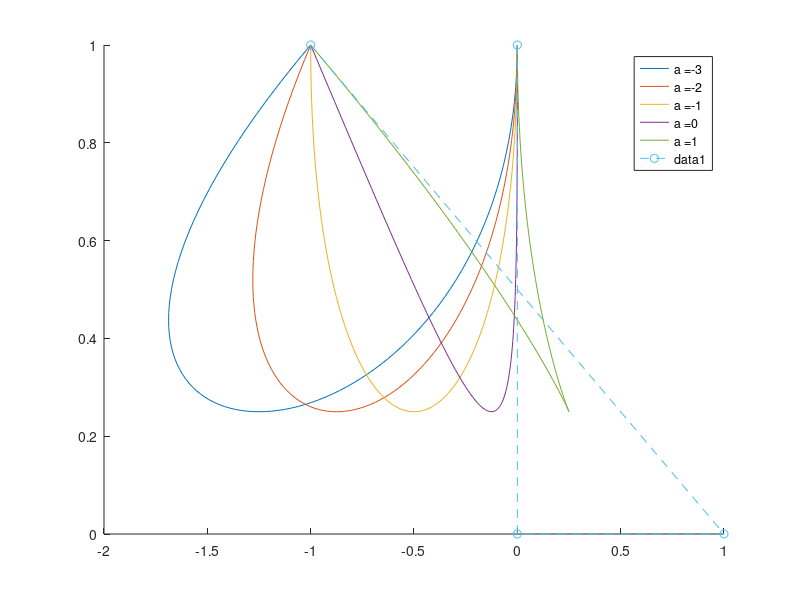

MATLAB code for this plot:
close all;
clear variables;

x = 0:0.01:1;
a = -3;

A = [0;1];
B = [0;0];
C = [a,0];
D = [-1;1];

p = [A,B,[a;0],D];

Bez = [1,-3,3,-1;
    0,3,-6,3;
    0,0,3,-3;
    0,0,0,1];

M = @(p,t)(p*Bez*t);

t = [x.^0;x.^1;x.^2;x.^3];



figure(1);
hold on;
for a=-3:1:0
    p = [A,B,[a;0],D];
    m = M(p,t);
    plot(m(1,:),m(2,:),'DisplayName', strcat('a = ', num2str(a))); 
end
a = 1;
p = [A,B,[a;0],D];
m = M(p,t);
plot(m(1,:),m(2,:),'DisplayName', strcat('a = ', num2str(a))); 
legend('show');

p = [A,B,[a;0],D];
plot(p(1,:),p(2,:),'o--');
